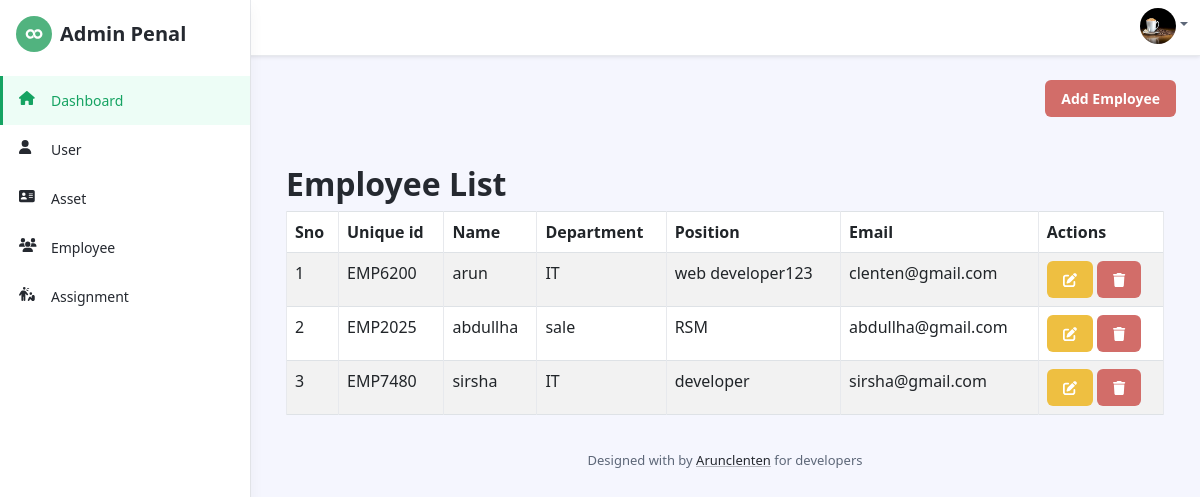
/employee.php (signed in), run on the app's committed database.
### tables this page shows
CREATE TABLE `employees` (
  `id` int(11) NOT NULL,
  `unique_id` varchar(250) NOT NULL,
  `name` varchar(100) NOT NULL,
  `department` varchar(50) DEFAULT NULL,
  `position` varchar(50) DEFAULT NULL,
  `email` varchar(100) DEFAULT NULL
);

### employee.php (the view, shortened to what this page needs)
<?php
include("header.php");
require_once 'db.php';
$sql = "SELECT * FROM employees";
$stmt = $pdo->prepare($sql);
$stmt->execute();
$employees = $stmt->fetchAll(PDO::FETCH_ASSOC);
?>
<div class="text-end">
    <button class="btn btn-danger"><a href="add_employee.php" class="text-white">Add Employee</a></button>
</div>
<div class="container mt-5">
    <h2>Employee List</h2>
    <table id="example" class="table table-striped table-bordered nowrap" style="width:100%">
        <thead>
            <tr>
                <th>Sno</th>
                <th>Unique id</th>
                <th>Name</th>
                <th>Department</th>
                <th>Position</th>
                <th>Email</th>
                <th>Actions</th>
            </tr>
        </thead>
        <tbody>
            <?php
            $sno = 1;
            foreach ($employees as $emp) { ?>
                <tr>
                    <td><?php echo $sno++; ?></td>
                    <td><?php echo $emp['unique_id']; ?></td>
                    <td><?php echo $emp['name']; ?></td>
                    <td><?php echo $emp['department']; ?></td>
                    <td><?php echo $emp['position']; ?></td>
                    <td><?php echo $emp['email']; ?></td>
                    <td>
                        <a href="edit_employee.php?id=<?php echo $emp['id']; ?>" class="btn btn-warning"><i class="fa-solid fa-pen-to-square text-white"></i></a>
                        <a href="javascript:void(0);" onclick="confirmDelete(<?php echo $emp['id']; ?>)" class="btn btn-danger"><i class="fa-solid fa-trash text-white"></i></a>
                    </td>
                </tr>
            <?php } ?>
        </tbody>
    </table>
</div>
<?php
include("footer.php");
?>

### data on the page
employees: unique "EMP6200", name "arun", department "IT", position "web developer123", email "clenten@gmail.com"
employees: unique "EMP2025", name "abdullha", department "sale", position "RSM", email "abdullha@gmail.com"
employees: unique "EMP7480", name "sirsha", department "IT", position "developer", email "sirsha@gmail.com"
